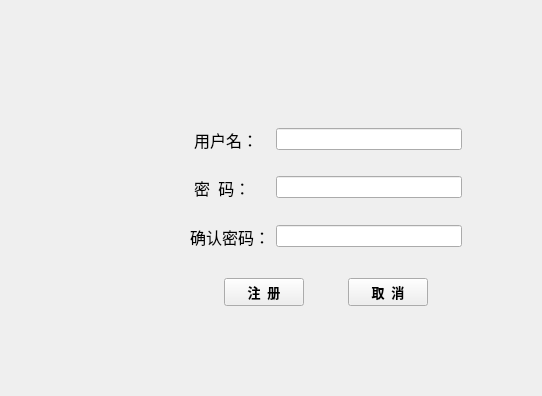
<?xml version="1.0" encoding="UTF-8"?>
<ui version="4.0">
 <class>signup</class>
 <widget class="QWidget" name="signup">
  <property name="geometry">
   <rect>
    <x>0</x>
    <y>0</y>
    <width>542</width>
    <height>396</height>
   </rect>
  </property>
  <property name="windowTitle">
   <string>Form</string>
  </property>
  <widget class="QWidget" name="layoutWidget">
   <property name="geometry">
    <rect>
     <x>180</x>
     <y>100</y>
     <width>292</width>
     <height>211</height>
    </rect>
   </property>
   <layout class="QVBoxLayout" name="verticalLayout">
    <property name="leftMargin">
     <number>5</number>
    </property>
    <property name="topMargin">
     <number>5</number>
    </property>
    <property name="rightMargin">
     <number>5</number>
    </property>
    <property name="bottomMargin">
     <number>5</number>
    </property>
    <item>
     <layout class="QFormLayout" name="formLayout">
      <property name="leftMargin">
       <number>5</number>
      </property>
      <property name="topMargin">
       <number>5</number>
      </property>
      <property name="rightMargin">
       <number>5</number>
      </property>
      <property name="bottomMargin">
       <number>5</number>
      </property>
      <item row="1" column="0">
       <widget class="QLabel" name="userlabel">
        <property name="font">
         <font>
          <family>黑体</family>
          <pointsize>12</pointsize>
         </font>
        </property>
        <property name="text">
         <string> 用户名：</string>
        </property>
        <property name="wordWrap">
         <bool>false</bool>
        </property>
       </widget>
      </item>
      <item row="3" column="0">
       <widget class="QLabel" name="oasswordlabel">
        <property name="font">
         <font>
          <family>黑体</family>
          <pointsize>12</pointsize>
         </font>
        </property>
        <property name="text">
         <string> 密  码：</string>
        </property>
       </widget>
      </item>
      <item row="1" column="1">
       <widget class="QLineEdit" name="userlineEdit"/>
      </item>
      <item row="3" column="1">
       <widget class="QLineEdit" name="passwordlineEdit"/>
      </item>
      <item row="5" column="0">
       <widget class="QLabel" name="repeatlabel">
        <property name="font">
         <font>
          <family>黑体</family>
          <pointsize>12</pointsize>
         </font>
        </property>
        <property name="text">
         <string>确认密码：</string>
        </property>
       </widget>
      </item>
      <item row="5" column="1">
       <widget class="QLineEdit" name="repeatlineEdit"/>
      </item>
      <item row="4" column="0">
       <spacer name="verticalSpacer">
        <property name="orientation">
         <enum>Qt::Vertical</enum>
        </property>
        <property name="sizeHint" stdset="0">
         <size>
          <width>20</width>
          <height>40</height>
         </size>
        </property>
       </spacer>
      </item>
      <item row="2" column="0">
       <spacer name="verticalSpacer_2">
        <property name="orientation">
         <enum>Qt::Vertical</enum>
        </property>
        <property name="sizeHint" stdset="0">
         <size>
          <width>20</width>
          <height>40</height>
         </size>
        </property>
       </spacer>
      </item>
      <item row="6" column="0">
       <spacer name="verticalSpacer_3">
        <property name="orientation">
         <enum>Qt::Vertical</enum>
        </property>
        <property name="sizeHint" stdset="0">
         <size>
          <width>20</width>
          <height>40</height>
         </size>
        </property>
       </spacer>
      </item>
      <item row="0" column="0">
       <spacer name="verticalSpacer_4">
        <property name="orientation">
         <enum>Qt::Vertical</enum>
        </property>
        <property name="sizeHint" stdset="0">
         <size>
          <width>20</width>
          <height>40</height>
         </size>
        </property>
       </spacer>
      </item>
     </layout>
    </item>
    <item>
     <layout class="QHBoxLayout" name="horizontalLayout">
      <item>
       <spacer name="horizontalSpacer_2">
        <property name="orientation">
         <enum>Qt::Horizontal</enum>
        </property>
        <property name="sizeHint" stdset="0">
         <size>
          <width>40</width>
          <height>20</height>
         </size>
        </property>
       </spacer>
      </item>
      <item>
       <widget class="QPushButton" name="registerButton">
        <property name="font">
         <font>
          <family>Agency FB</family>
          <pointsize>10</pointsize>
          <weight>75</weight>
          <bold>true</bold>
         </font>
        </property>
        <property name="text">
         <string>注  册</string>
        </property>
       </widget>
      </item>
      <item>
       <spacer name="horizontalSpacer">
        <property name="orientation">
         <enum>Qt::Horizontal</enum>
        </property>
        <property name="sizeHint" stdset="0">
         <size>
          <width>40</width>
          <height>20</height>
         </size>
        </property>
       </spacer>
      </item>
      <item>
       <widget class="QPushButton" name="calcelButto">
        <property name="font">
         <font>
          <family>Agency FB</family>
          <pointsize>10</pointsize>
          <weight>75</weight>
          <bold>true</bold>
         </font>
        </property>
        <property name="text">
         <string>取  消</string>
        </property>
       </widget>
      </item>
      <item>
       <spacer name="horizontalSpacer_3">
        <property name="orientation">
         <enum>Qt::Horizontal</enum>
        </property>
        <property name="sizeHint" stdset="0">
         <size>
          <width>40</width>
          <height>20</height>
         </size>
        </property>
       </spacer>
      </item>
     </layout>
    </item>
   </layout>
  </widget>
 </widget>
 <resources/>
 <connections/>
</ui>
